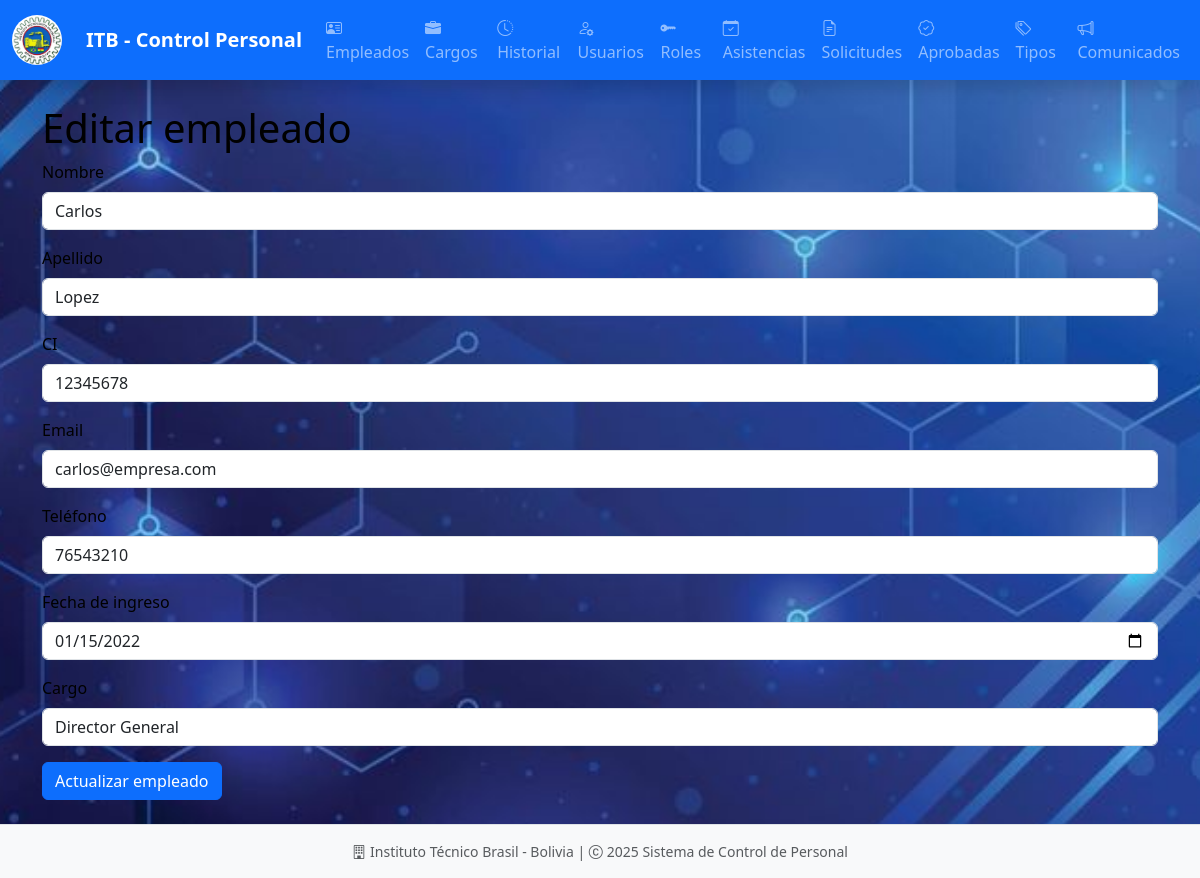
The app's page /empleados/edit/1 with its own data.
### models/empleado_model.py (models this page shows, shortened)
class Empleado(db.Model):
    __tablename__ = "empleados"
    id = db.Column(db.Integer, primary_key=True)
    nombre = db.Column(db.String(255), nullable=False)
    apellido = db.Column(db.String(255), nullable=False)
    ci = db.Column(db.String(20), nullable=False, unique=True)
    email = db.Column(db.String(255), nullable=False, unique=True)
    telefono = db.Column(db.String(20), nullable=False)
    fecha = db.Column(db.DateTime, nullable=False, default=datetime.utcnow)
    cargo_id = db.Column(db.Integer, db.ForeignKey('cargos.id'), nullable=False)
    cargo = db.relationship('Cargo', back_populates='empleados')
    usuarios = db.relationship('Usuario', back_populates='empleado', uselist=False)
    asistencias = db.relationship('Asistencia', back_populates='empleado', cascade='all, delete-orphan')
    historial_laboral = db.relationship('Historial', back_populates='empleado', cascade='all, delete-orphan')
    licencias_aprobadas = db.relationship('LicenciaAprobada', back_populates='empleado', cascade='all, delete-orphan')
    solicitudes_licencia = db.relationship('SolicitudLicencia', back_populates='empleado', cascade='all, delete-orphan')
    @staticmethod
    def get_by_id(id):
        return Empleado.query.get(id)
    def delete(self):
        db.session.delete(self)
        db.session.commit()

### models/cargo_model.py (models this page shows, shortened)
class Cargo(db.Model):
    __tablename__ = "cargos"
    id = db.Column(db.Integer, primary_key=True)
    cargo = db.Column(db.String(80), nullable=False)
    descripcion = db.Column(db.Text)
    empleados = db.relationship('Empleado', back_populates='cargo')
    @staticmethod
    def get_all():
        return Cargo.query.all()

### controllers/empleado_controller.py (the view, shortened to what this page needs)
@empleado_bp.route("/edit/<int:id>", methods=['GET', 'POST'])
def edit(id):
    empleado = Empleado.get_by_id(id)
    if not empleado:
        return "Empleado no encontrado", 404
    cargos = Cargo.get_all()
    return empleado_view.edit(empleado, cargos)

### run.py (called while the page is built)
@app.context_processor
def inject_active_path():
    def is_active(path):
        return 'active' if request.path == path else ''
    return(dict(is_active = is_active))

### views/empleado_view.py (called while the page is built)
def edit(empleado, cargos):
    return render_template("admin/empleados/edit.html", empleado=empleado, cargos=cargos)

### templates/admin/empleados/edit.html (shortened to what this page needs)
{% extends 'admin/base.html' %}
{% block content %}
<h1>Editar empleado</h1>
<form action="{{ url_for('empleado.edit', id=empleado.id) }}" method="POST">
    <div class="mb-3">
        <label class="form-label">Nombre</label>
        <input type="text" class="form-control" name="nombre" value="{{ empleado.nombre }}" required>
    </div>
    <div class="mb-3">
        <label class="form-label">Apellido</label>
        <input type="text" class="form-control" name="apellido" value="{{ empleado.apellido }}" required>
    </div>
    <div class="mb-3">
        <label class="form-label">CI</label>
        <input type="text" class="form-control" name="ci" value="{{ empleado.ci }}" required>
    </div>
    <div class="mb-3">
        <label class="form-label">Email</label>
        <input type="email" class="form-control" name="email" value="{{ empleado.email }}" required>
    </div>
    <div class="mb-3">
        <label class="form-label">Teléfono</label>
        <input type="text" class="form-control" name="telefono" value="{{ empleado.telefono }}" required>
    </div>
    <div class="mb-3">
        <label class="form-label">Fecha de ingreso</label>
        <input type="date" class="form-control" name="fecha" value="{{ empleado.fecha.strftime('%Y-%m-%d') }}" required>
    </div>
    <div class="mb-3">
        <label class="form-label">Cargo</label>
        <select name="cargo_id" class="form-control" required>
            {% for cargo in cargos %}
            <option value="{{ cargo.id }}" {% if cargo.id == empleado.cargo_id %}selected{% endif %}>{{ cargo.cargo }}</option>
            {% endfor %}
        </select>
    </div>
    <button type="submit" class="btn btn-primary">Actualizar empleado</button>
</form>
{% endblock %}

### static/style/style_admin.css (style rules this page uses)
:root { --primary-color: #0d6efd; --secondary-color: #6c757d; --success-color: #198754; --info-color: #0dcaf0; --warning-color: #ffc107; --danger-color: #dc3545; --light-color: #f8f9fa; --dark-color: #212529; }
body { font-family: 'Segoe UI', Tahoma, Geneva, Verdana, sans-serif; background-image: url('../images/background.jpg'); background-size: cover; background-repeat: no-repeat; background-attachment: fixed; background-position: center; color: #000000; }

### records on screen
Empleado: nombre "Carlos", apellido "Lopez", ci "12345678", email "carlos@empresa.com", telefono "76543210", fecha "01/15/2022", cargo_id "Director General"
